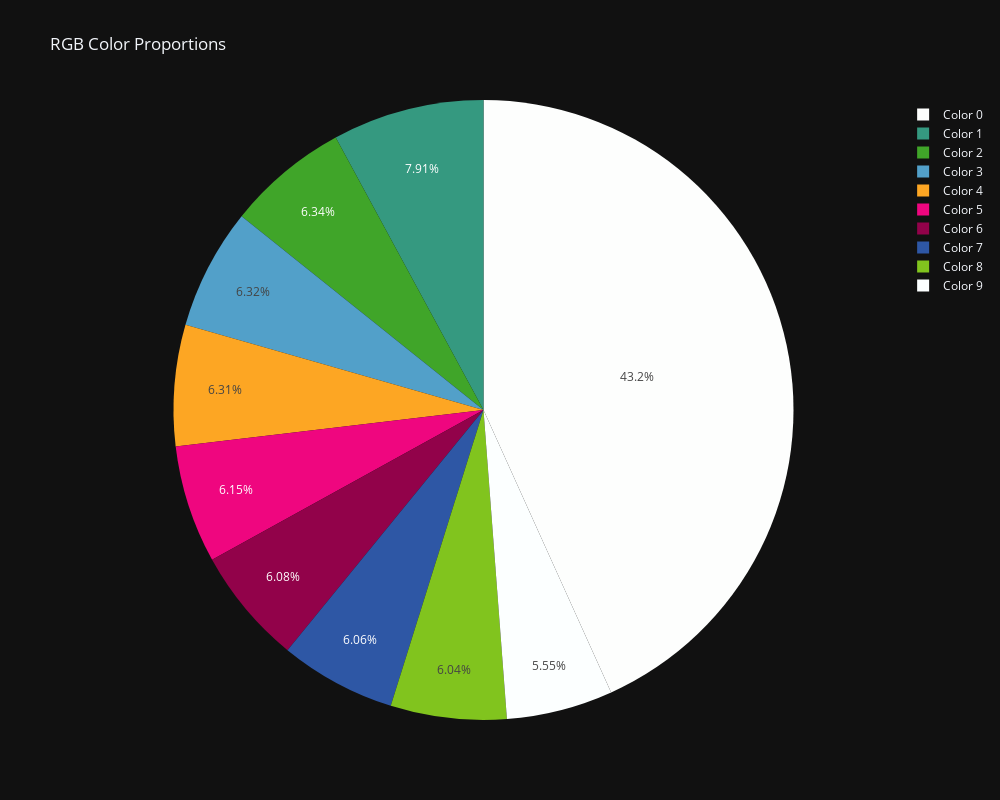

Notebook code cell kept with this figure:
### Code cell
fig = px.pie(
    rgb_dataset_grpby,
    values="relative_proportion",
    names=[f'Color {i}' for i in range(len(rgb_dataset_grpby))],
    color_discrete_sequence=[f'rgb({row["red"]}, {row["green"]}, {row["blue"]})' for index, row in rgb_dataset_grpby.iterrows()],
    title="RGB Color Proportions"
)
fig.update_layout(width=1000, height=800, template="plotly_dark")
fig.show()

### Figure 1 — Plotly figure (JSON) as saved in the notebook; plotly's stock layout.template omitted (floating-point values rounded to 4 significant figures)
{"data": [{"domain": {"x": [0, 1], "y": [0, 1]}, "hovertemplate": "label=%{label}<br>relative_proportion=%{value}<extra></extra>", "labels": ["Color 0", "Color 1", "Color 2", "Color 3", "Color 4", "Color 5", "Color 6", "Color 7", "Color 8", "Color 9"], "legendgroup": "", "name": "", "showlegend": true, "type": "pie", "values": [43.25, 7.91, 6.34, 6.32, 6.31, 6.15, 6.08, 6.06, 6.04, 5.55]}], "layout": {"height": 800, "legend": {"tracegroupgap": 0}, "piecolorway": ["rgb(253.0, 254.0, 253.0)", "rgb(53.0, 153.0, 128.0)", "rgb(64.0, 165.0, 41.0)", "rgb(82.0, 160.0, 201.0)", "rgb(253.0, 166.0, 35.0)", "rgb(239.0, 6.0, 127.0)", "rgb(146.0, 2.0, 74.0)", "rgb(46.0, 87.0, 165.0)", "rgb(129.0, 196.0, 30.0)", "rgb(252.0, 1.0, 1.0)"], "title": {"text": "RGB Color Proportions"}, "width": 1000}}
